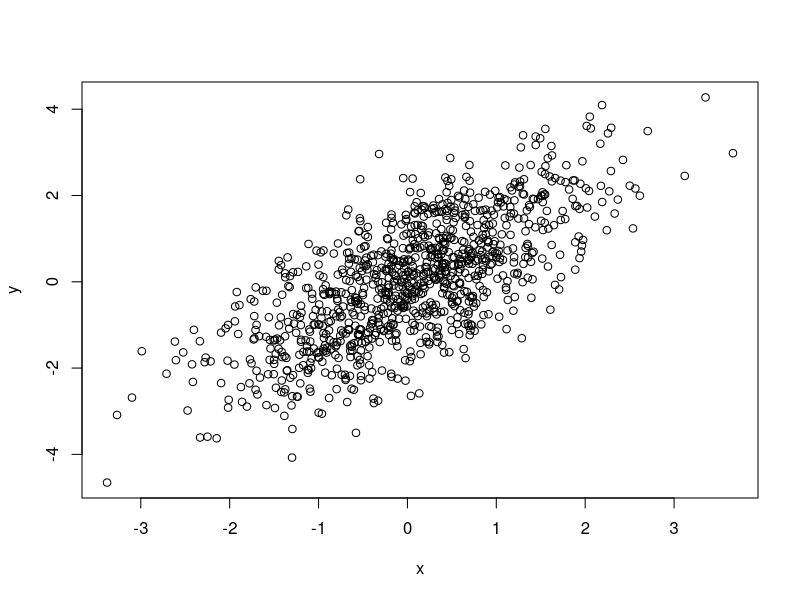
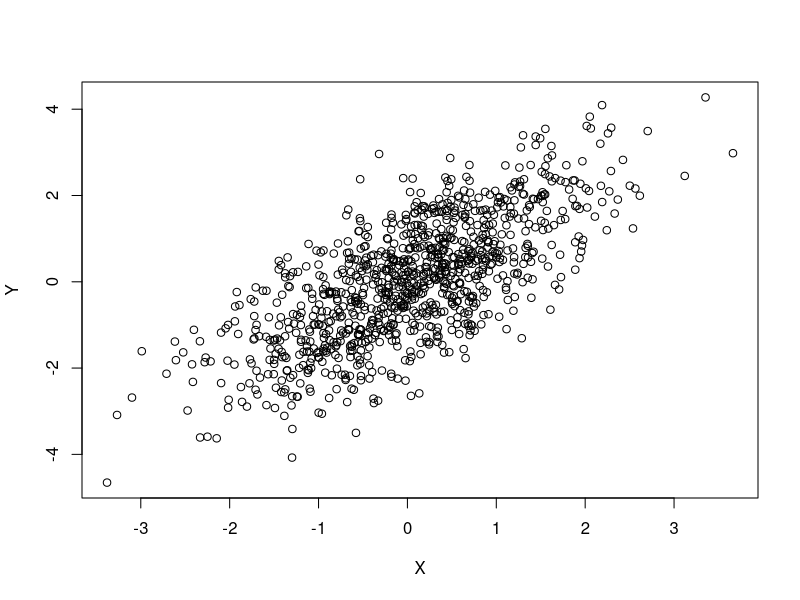
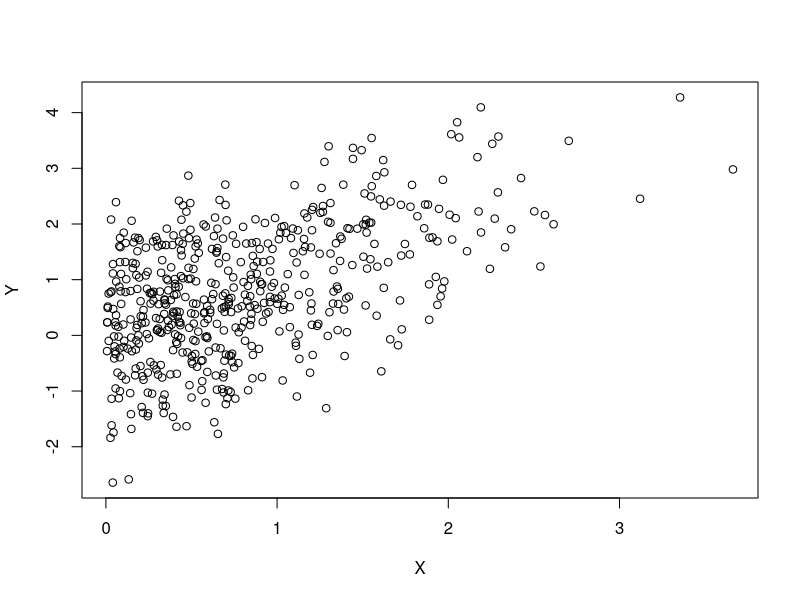
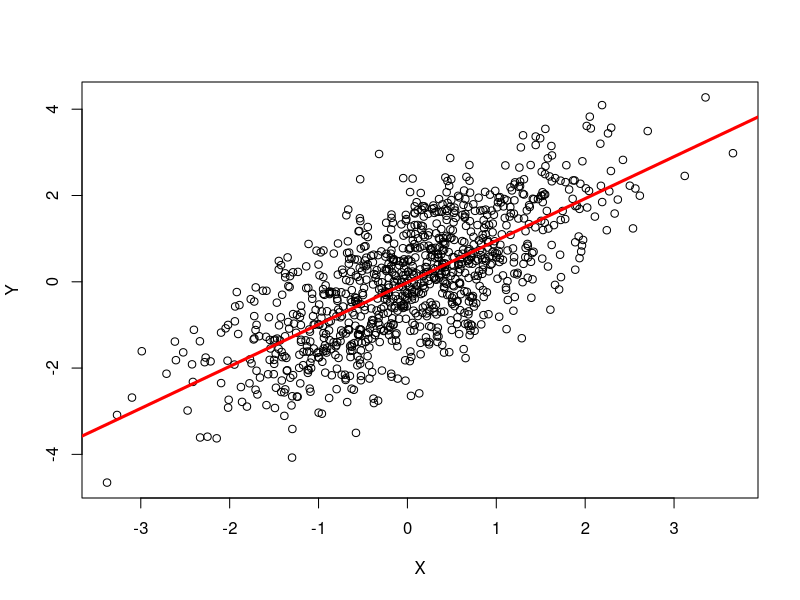

Reproduce these figures in R, in order.
## ---- chunk 1
options(width=100)
knitr::opts_chunk$set(
    eval=as.logical(Sys.getenv("KNITR_EVAL", "TRUE")),
    cache=as.logical(Sys.getenv("KNITR_CACHE", "TRUE")))
## ---- chunk 2
1 + 1
## ---- chunk 3
x = 1
x + x
## ---- chunk 4
x = c(1, 2, 3)
x
## ---- chunk 5
y = sqrt(x)
y
## ---- chunk 6
x = c(1, 2, 3)
x
x <- c(4, 5, 6)
x
x <- 7:9
x
10:12 -> x
x
## ---- chunk 7
x <- c(1, 2, 3) -> y
x
y
## ---- chunk 8
    people = c("Brian", "Jim", "Herve", "Dan", "Val", "Martin")
    people
## ---- chunk 9
    population <- c(Buffalo=259000, Rochester=210000, `New York`=8400000)
    population
    log10(population)
## ---- chunk 10
    truthiness <- c(TRUE, FALSE, NA)
    truthiness
## ---- chunk 11
    !truthiness
    truthiness | !truthiness
    truthiness & !truthiness
## ---- chunk 12
    undefined_numeric_values <- c(NA, 0/0, NaN, Inf, -Inf)
    undefined_numeric_values
    sqrt(undefined_numeric_values)
## ---- chunk 13
    toupper(people)
    substr(people, 1, 3)
## ---- chunk 14
    x <- 1:3
    x * 2            # '2' (vector of length 1) recycled to c(2, 2, 2)
    truthiness | NA
    truthiness & NA
## ---- chunk 15
    substr(tolower(people), 1, 3)
    population[population < 1000000]
## ---- chunk 16
    frenemies = list(
        friends=c("Larry", "Richard", "Vivian"),
        enemies=c("Dick", "Mik")
    )
    frenemies
## ---- chunk 17
    frenemies[1]
    frenemies[c("enemies", "friends")]
    frenemies[["enemies"]]
## ---- chunk 18
    sex = factor(c("Male", "Male", "Female"),
                 levels=c("Female", "Male", "Hermaphrodite"))
    sex
    sex == "Female"
    table(sex)
    sex[sex == "Female"]
## ---- chunk 19
x = rnorm(1000)       # 1000 random normal deviates
y = x + rnorm(1000)   # another 1000 deviates, as a function of x
plot(y ~ x)           # relationship bewteen x and y
## ---- chunk 20
    df = data.frame(X=x, Y=y)
    head(df)           # first 6 rows
    plot(Y ~ X, df)    # same as above
## ---- chunk 21
    summary(df)
## ---- chunk 22
    positiveX = df[df$X > 0,]
    head(positiveX)
    plot(Y ~ X, positiveX)
## ---- chunk 23
    class(df)
    dim(df)
    colnames(df)
## ---- chunk 24
    fit <- lm(Y ~ X, df)
## ---- chunk 25
    plot(Y ~ X, df)
    abline(fit, col="red", lwd=3)
## ---- chunk 26
    anova(fit)
## ---- chunk 27
    class(fit)
    methods(class=class(fit))
